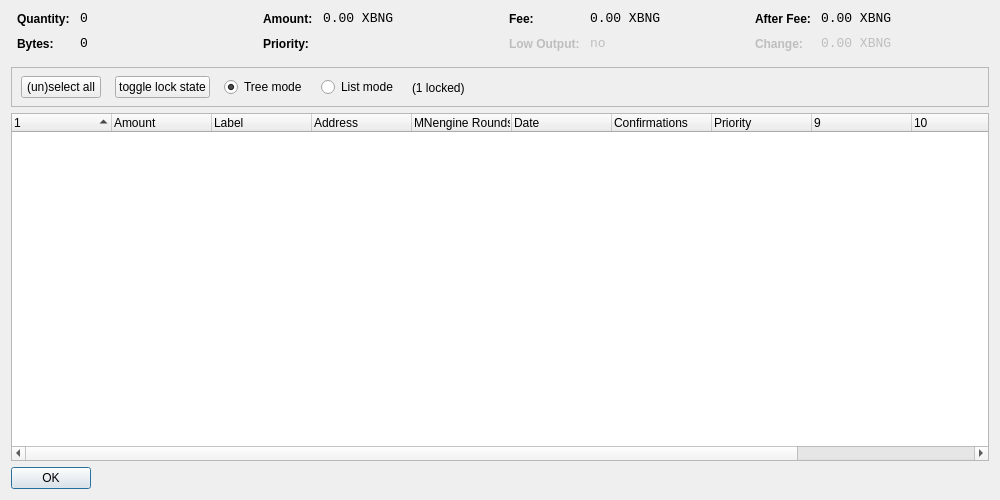
<?xml version="1.0" encoding="UTF-8"?>
<ui version="4.0">
 <class>CoinControlDialog</class>
 <widget class="QDialog" name="CoinControlDialog">
  <property name="geometry">
   <rect>
    <x>0</x>
    <y>0</y>
    <width>1000</width>
    <height>500</height>
   </rect>
  </property>
  <property name="windowTitle">
   <string>Coin Control</string>
  </property>
  <property name="styleSheet">
   <string notr="true"/>
  </property>
  <layout class="QVBoxLayout" name="verticalLayout">
   <item>
    <layout class="QHBoxLayout" name="horizontalLayoutTop" stretch="0,0,0,0">
     <property name="topMargin">
      <number>0</number>
     </property>
     <property name="bottomMargin">
      <number>10</number>
     </property>
     <item>
      <layout class="QFormLayout" name="formLayoutCoinControl1">
       <property name="horizontalSpacing">
        <number>10</number>
       </property>
       <property name="verticalSpacing">
        <number>10</number>
       </property>
       <property name="leftMargin">
        <number>6</number>
       </property>
       <property name="rightMargin">
        <number>6</number>
       </property>
       <item row="0" column="0">
        <widget class="QLabel" name="labelCoinControlQuantityText">
         <property name="styleSheet">
          <string notr="true">font-weight:bold;</string>
         </property>
         <property name="text">
          <string>Quantity:</string>
         </property>
        </widget>
       </item>
       <item row="0" column="1">
        <widget class="QLabel" name="labelCoinControlQuantity">
         <property name="font">
          <font>
           <family>Monospace</family>
           <pointsize>10</pointsize>
          </font>
         </property>
         <property name="cursor">
          <cursorShape>IBeamCursor</cursorShape>
         </property>
         <property name="contextMenuPolicy">
          <enum>Qt::ActionsContextMenu</enum>
         </property>
         <property name="text">
          <string notr="true">0</string>
         </property>
         <property name="textInteractionFlags">
          <set>Qt::LinksAccessibleByMouse|Qt::TextSelectableByKeyboard|Qt::TextSelectableByMouse</set>
         </property>
        </widget>
       </item>
       <item row="1" column="0">
        <widget class="QLabel" name="labelCoinControlBytesText">
         <property name="styleSheet">
          <string notr="true">font-weight:bold;</string>
         </property>
         <property name="text">
          <string>Bytes:</string>
         </property>
        </widget>
       </item>
       <item row="1" column="1">
        <widget class="QLabel" name="labelCoinControlBytes">
         <property name="font">
          <font>
           <family>Monospace</family>
           <pointsize>10</pointsize>
          </font>
         </property>
         <property name="cursor">
          <cursorShape>IBeamCursor</cursorShape>
         </property>
         <property name="contextMenuPolicy">
          <enum>Qt::ActionsContextMenu</enum>
         </property>
         <property name="text">
          <string notr="true">0</string>
         </property>
         <property name="textInteractionFlags">
          <set>Qt::LinksAccessibleByMouse|Qt::TextSelectableByKeyboard|Qt::TextSelectableByMouse</set>
         </property>
        </widget>
       </item>
      </layout>
     </item>
     <item>
      <layout class="QFormLayout" name="formLayoutCoinControl2">
       <property name="horizontalSpacing">
        <number>10</number>
       </property>
       <property name="verticalSpacing">
        <number>10</number>
       </property>
       <property name="leftMargin">
        <number>6</number>
       </property>
       <property name="rightMargin">
        <number>6</number>
       </property>
       <item row="0" column="0">
        <widget class="QLabel" name="labelCoinControlAmountText">
         <property name="styleSheet">
          <string notr="true">font-weight:bold;</string>
         </property>
         <property name="text">
          <string>Amount:</string>
         </property>
        </widget>
       </item>
       <item row="0" column="1">
        <widget class="QLabel" name="labelCoinControlAmount">
         <property name="font">
          <font>
           <family>Monospace</family>
           <pointsize>10</pointsize>
          </font>
         </property>
         <property name="cursor">
          <cursorShape>IBeamCursor</cursorShape>
         </property>
         <property name="contextMenuPolicy">
          <enum>Qt::ActionsContextMenu</enum>
         </property>
         <property name="text">
          <string notr="true">0.00 XBNG</string>
         </property>
         <property name="textInteractionFlags">
          <set>Qt::LinksAccessibleByMouse|Qt::TextSelectableByKeyboard|Qt::TextSelectableByMouse</set>
         </property>
        </widget>
       </item>
       <item row="1" column="0">
        <widget class="QLabel" name="labelCoinControlPriorityText">
         <property name="styleSheet">
          <string notr="true">font-weight:bold;</string>
         </property>
         <property name="text">
          <string>Priority:</string>
         </property>
        </widget>
       </item>
       <item row="1" column="1">
        <widget class="QLabel" name="labelCoinControlPriority">
         <property name="font">
          <font>
           <family>Monospace</family>
           <pointsize>10</pointsize>
          </font>
         </property>
         <property name="cursor">
          <cursorShape>IBeamCursor</cursorShape>
         </property>
         <property name="contextMenuPolicy">
          <enum>Qt::ActionsContextMenu</enum>
         </property>
         <property name="text">
          <string/>
         </property>
         <property name="textInteractionFlags">
          <set>Qt::LinksAccessibleByMouse|Qt::TextSelectableByKeyboard|Qt::TextSelectableByMouse</set>
         </property>
        </widget>
       </item>
      </layout>
     </item>
     <item>
      <layout class="QFormLayout" name="formLayoutCoinControl3">
       <property name="horizontalSpacing">
        <number>10</number>
       </property>
       <property name="verticalSpacing">
        <number>10</number>
       </property>
       <property name="leftMargin">
        <number>6</number>
       </property>
       <property name="rightMargin">
        <number>6</number>
       </property>
       <item row="0" column="0">
        <widget class="QLabel" name="labelCoinControlFeeText">
         <property name="styleSheet">
          <string notr="true">font-weight:bold;</string>
         </property>
         <property name="text">
          <string>Fee:</string>
         </property>
        </widget>
       </item>
       <item row="0" column="1">
        <widget class="QLabel" name="labelCoinControlFee">
         <property name="font">
          <font>
           <family>Monospace</family>
           <pointsize>10</pointsize>
          </font>
         </property>
         <property name="cursor">
          <cursorShape>IBeamCursor</cursorShape>
         </property>
         <property name="contextMenuPolicy">
          <enum>Qt::ActionsContextMenu</enum>
         </property>
         <property name="text">
          <string notr="true">0.00 XBNG</string>
         </property>
         <property name="textInteractionFlags">
          <set>Qt::LinksAccessibleByMouse|Qt::TextSelectableByKeyboard|Qt::TextSelectableByMouse</set>
         </property>
        </widget>
       </item>
       <item row="1" column="0">
        <widget class="QLabel" name="labelCoinControlLowOutputText">
         <property name="enabled">
          <bool>false</bool>
         </property>
         <property name="styleSheet">
          <string notr="true">font-weight:bold;</string>
         </property>
         <property name="text">
          <string>Low Output:</string>
         </property>
        </widget>
       </item>
       <item row="1" column="1">
        <widget class="QLabel" name="labelCoinControlLowOutput">
         <property name="enabled">
          <bool>false</bool>
         </property>
         <property name="font">
          <font>
           <family>Monospace</family>
           <pointsize>10</pointsize>
          </font>
         </property>
         <property name="cursor">
          <cursorShape>IBeamCursor</cursorShape>
         </property>
         <property name="contextMenuPolicy">
          <enum>Qt::ActionsContextMenu</enum>
         </property>
         <property name="text">
          <string notr="true">no</string>
         </property>
         <property name="textInteractionFlags">
          <set>Qt::LinksAccessibleByMouse|Qt::TextSelectableByKeyboard|Qt::TextSelectableByMouse</set>
         </property>
        </widget>
       </item>
      </layout>
     </item>
     <item>
      <layout class="QFormLayout" name="formLayoutCoinControl4">
       <property name="horizontalSpacing">
        <number>10</number>
       </property>
       <property name="verticalSpacing">
        <number>10</number>
       </property>
       <property name="leftMargin">
        <number>6</number>
       </property>
       <property name="rightMargin">
        <number>6</number>
       </property>
       <item row="0" column="0">
        <widget class="QLabel" name="labelCoinControlAfterFeeText">
         <property name="styleSheet">
          <string notr="true">font-weight:bold;</string>
         </property>
         <property name="text">
          <string>After Fee:</string>
         </property>
        </widget>
       </item>
       <item row="0" column="1">
        <widget class="QLabel" name="labelCoinControlAfterFee">
         <property name="font">
          <font>
           <family>Monospace</family>
           <pointsize>10</pointsize>
          </font>
         </property>
         <property name="cursor">
          <cursorShape>IBeamCursor</cursorShape>
         </property>
         <property name="contextMenuPolicy">
          <enum>Qt::ActionsContextMenu</enum>
         </property>
         <property name="text">
          <string notr="true">0.00 XBNG</string>
         </property>
         <property name="textInteractionFlags">
          <set>Qt::LinksAccessibleByMouse|Qt::TextSelectableByKeyboard|Qt::TextSelectableByMouse</set>
         </property>
        </widget>
       </item>
       <item row="1" column="0">
        <widget class="QLabel" name="labelCoinControlChangeText">
         <property name="enabled">
          <bool>false</bool>
         </property>
         <property name="styleSheet">
          <string notr="true">font-weight:bold;</string>
         </property>
         <property name="text">
          <string>Change:</string>
         </property>
        </widget>
       </item>
       <item row="1" column="1">
        <widget class="QLabel" name="labelCoinControlChange">
         <property name="enabled">
          <bool>false</bool>
         </property>
         <property name="font">
          <font>
           <family>Monospace</family>
           <pointsize>10</pointsize>
          </font>
         </property>
         <property name="cursor">
          <cursorShape>IBeamCursor</cursorShape>
         </property>
         <property name="contextMenuPolicy">
          <enum>Qt::ActionsContextMenu</enum>
         </property>
         <property name="text">
          <string notr="true">0.00 XBNG</string>
         </property>
         <property name="textInteractionFlags">
          <set>Qt::LinksAccessibleByMouse|Qt::TextSelectableByKeyboard|Qt::TextSelectableByMouse</set>
         </property>
        </widget>
       </item>
      </layout>
     </item>
    </layout>
   </item>
   <item>
    <widget class="QFrame" name="frame">
     <property name="minimumSize">
      <size>
       <width>0</width>
       <height>40</height>
      </size>
     </property>
     <property name="frameShape">
      <enum>QFrame::StyledPanel</enum>
     </property>
     <property name="frameShadow">
      <enum>QFrame::Sunken</enum>
     </property>
     <widget class="QWidget" name="horizontalLayoutWidget">
      <property name="geometry">
       <rect>
        <x>10</x>
        <y>0</y>
        <width>781</width>
        <height>41</height>
       </rect>
      </property>
      <layout class="QHBoxLayout" name="horizontalLayoutPanel" stretch="0,0,0,0,0">
       <property name="spacing">
        <number>14</number>
       </property>
       <item>
        <widget class="QPushButton" name="pushButtonSelectAll">
         <property name="sizePolicy">
          <sizepolicy hsizetype="Maximum" vsizetype="Fixed">
           <horstretch>0</horstretch>
           <verstretch>0</verstretch>
          </sizepolicy>
         </property>
         <property name="text">
          <string>(un)select all</string>
         </property>
        </widget>
       </item>
        <item>
         <widget class="QPushButton" name="pushButtonToggleLock">
          <property name="sizePolicy">
           <sizepolicy hsizetype="Maximum" vsizetype="Fixed">
            <horstretch>0</horstretch>
            <verstretch>0</verstretch>
           </sizepolicy>
          </property>
          <property name="text">
           <string>toggle lock state</string>
          </property>
          <property name="autoDefault">
           <bool>false</bool>
          </property>
         </widget>
        </item>
       <item>
        <widget class="QRadioButton" name="radioTreeMode">
         <property name="sizePolicy">
          <sizepolicy hsizetype="Maximum" vsizetype="Fixed">
           <horstretch>0</horstretch>
           <verstretch>0</verstretch>
          </sizepolicy>
         </property>
         <property name="text">
          <string>Tree mode</string>
         </property>
         <property name="checked">
          <bool>true</bool>
         </property>
        </widget>
       </item>
       <item>
        <widget class="QRadioButton" name="radioListMode">
         <property name="sizePolicy">
          <sizepolicy hsizetype="Maximum" vsizetype="Fixed">
           <horstretch>0</horstretch>
           <verstretch>0</verstretch>
          </sizepolicy>
         </property>
         <property name="text">
          <string>List mode</string>
         </property>
        </widget>
       </item>
        <item>
         <widget class="QLabel" name="labelLocked">
          <property name="text">
           <string>(1 locked)</string>
          </property>
         </widget>
        </item>
       <item>
        <spacer name="horizontalSpacer">
         <property name="orientation">
          <enum>Qt::Horizontal</enum>
         </property>
         <property name="sizeHint" stdset="0">
          <size>
           <width>40</width>
           <height>20</height>
          </size>
         </property>
        </spacer>
       </item>
      </layout>
     </widget>
    </widget>
   </item>
   <item>
    <widget class="CoinControlTreeWidget" name="treeWidget">
     <property name="contextMenuPolicy">
      <enum>Qt::CustomContextMenu</enum>
     </property>
     <property name="sortingEnabled">
      <bool>false</bool>
     </property>
     <property name="columnCount">
      <number>12</number>
     </property>
     <attribute name="headerShowSortIndicator" stdset="0">
      <bool>true</bool>
     </attribute>
     <attribute name="headerStretchLastSection">
      <bool>false</bool>
     </attribute>
     <column>
      <property name="text">
       <string/>
      </property>
     </column>
     <column>
      <property name="text">
       <string>Amount</string>
      </property>
     </column>
     <column>
      <property name="text">
       <string>Label</string>
      </property>
     </column>
     <column>
      <property name="text">
       <string>Address</string>
      </property>
     </column>
     <column>
      <property name="text">
       <string>MNengine Rounds</string>
      </property>
     </column>
     <column>
      <property name="text">
       <string>Date</string>
      </property>
     </column>
     <column>
      <property name="text">
       <string>Confirmations</string>
      </property>
      <property name="toolTip">
       <string>Confirmed</string>
      </property>
     </column>
     <column>
      <property name="text">
       <string>Priority</string>
      </property>
     </column>
     <column>
      <property name="text">
       <string/>
      </property>
     </column>
     <column>
      <property name="text">
       <string/>
      </property>
     </column>
     <column>
      <property name="text">
       <string/>
      </property>
     </column>
     <column>
      <property name="text">
       <string/>
      </property>
     </column>
    </widget>
   </item>
   <item>
    <widget class="QDialogButtonBox" name="buttonBox">
     <property name="sizePolicy">
      <sizepolicy hsizetype="Maximum" vsizetype="Fixed">
       <horstretch>0</horstretch>
       <verstretch>0</verstretch>
      </sizepolicy>
     </property>
     <property name="orientation">
      <enum>Qt::Horizontal</enum>
     </property>
     <property name="standardButtons">
      <set>QDialogButtonBox::Ok</set>
     </property>
    </widget>
   </item>
  </layout>
 </widget>
 <customwidgets>
  <customwidget>
   <class>CoinControlTreeWidget</class>
   <extends>QTreeWidget</extends>
   <header>coincontroltreewidget.h</header>
  </customwidget>
 </customwidgets>
 <resources/>
 <connections/>
</ui>
